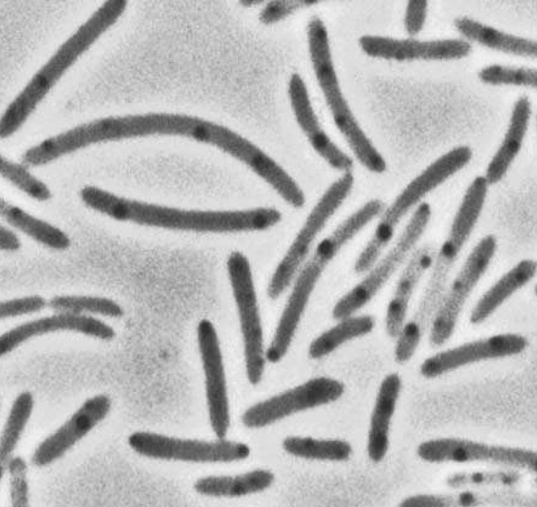
#> input picture bacteria.png, 537 x 507 px
$ jupyter execute --allow-errors Scipy.ipynb
#> lines starting #> are read from the running program, lines starting #| are printed output that depends on the picture; after the words box and inside, x2 and y2 are one past the last pixel; in counts of white or black regions, pixels touching at a corner belong together
[cell 1]
import numpy as np
import pandas as pd
import matplotlib.pyplot as plt
import scipy as sp

## Interpolation
#### Résolution du problème de données manquantes dont la recolte de données se fait par deux capteurs mais de fréquence d'acquisition différente, un  collecte les données toutes les sécondes et l'autre après 3 secondes

[cell 2]
# x matrice contenant 10 élements entre 0 et 10
x = np.linspace(0, 10, 10)
# y est le carré de x
y = x**2

plt.figure(figsize=(8, 6))
plt.scatter(x, y)
plt.show()

[cell 3]
# Interpoler : placer plus de points entre nos différents points bleus.

# interp1d va générer une fonction d'interpolation
from scipy.interpolate import interp1d

[cell 4]
# Donner les données qui doivent être interpolées et le type d'interpolation que l'on veut
# Par défaut, le type d'interpolation est linéaire donc pas besoin de préciser une interpolatin linéaire
f = interp1d(x, y)

# Nouvelles données
new_data = np.linspace(0, 10, 20)
# Assigner les nouvelles données à la fonction d'interpolation
result = f(new_data)

[cell 5]
# Remplissage ou Interpolation proprement dite
plt.figure(figsize=(8, 6))
# Anciennes données
plt.scatter(x, y, label="Data")
# Insertion de nouvelles données interpolées
plt.scatter(new_data, result, c="y", label="New Data")
plt.legend()
plt.show()

[cell 6]
# x matrice contenant 10 élements entre 0 et 10
x = np.linspace(0, 10, 20)
# y est le carré de x
y = np.sin(x)

plt.figure(figsize=(8, 6))
plt.scatter(x, y)
plt.show()

## Avec la figure ci-dessus, il faut completement changer le type d'interpolation

[cell 7]
# Donner les données qui doivent être interpolées et le type d'interpolation que l'on veut
f = interp1d(x, y, kind="cubic")

# Nouvelles données
new_data = np.linspace(0, 10, 50)
# Assigner les nouvelles données à la fonction d'interpolation
result = f(new_data)

[cell 8]
# Remplissage ou Interpolation proprement dite
plt.figure(figsize=(8, 6))
# Anciennes données
plt.scatter(x, y, label="Data")
# Insertion de nouvelles données interpolées
plt.scatter(new_data, result, c="y", label="New Data")
plt.legend()
plt.show()

# Optimisation
#### L'optimisation fait souvent réference aux problèmes de minimisation

[cell 9]
# Une matrice de 100 élements entre 0 et 2
x = np.linspace(0, 2, 100)
# Un polynome de degré 3
y = 1/3 * x**3 - 3/5 * x**2 + 2 + np.random.randn(x.shape[0])/20

[cell 10]
# Création d'une figure
plt.figure(figsize=(8, 6))
plt.scatter(x, y)
plt.show()

### Le but est dévolpper un modèle stat qui entre parfaitement dans le nuage de points

##  Fonction curve_fit()
#### Cette technique utilise la méthode des moindre carrés pour trouver les meilleurs paramètres d'un modèle f

[cell 11]
# Création du modèle sur lequel se basera curve_fit
def f(x, a, b, c, d):

    # Une fonction de degré 3
    return a * x**3 + b * x**2 + c * x + d

[cell 12]
# Importer le modèle d'optimisation
from scipy import optimize

[cell 13]
# Donner ce modèle(cette foncion) à la fonction curve_fit ainsi que les données de notre dataset
# Cette fonction nous renvoie deux matrices l'une des paramètres a, b, c et d
# et l'autre, une matrice de covariance de ces paramètres
params, cov_param = optimize.curve_fit(f, x, y)

[cell 14]
# Visualisation
plt.figure(figsize=(10, 8))
plt.scatter(x, y, label="nuage de points")
plt.plot(x, f(x, params[0], params[1], params[2], params[3]), label="model statistique", c="y", lw=3)
plt.legend()
plt.show()
#> figure, not shown here; curve peaks at x = 2, y = 2.31

## Minimisation
### optimize.minimize()
#### Cette fonction permet de minimiser toutes les fonctions mathématiques

[cell 15]
# Définir un modèle
def f(x):

    return x**2 + 15*np.sin(x)

[cell 16]
# Une matrice de 100 éléments allant de -10 à 10
x = np.linspace(-10, 10, 100)
#sin_x = np.sin(x)
#sin_x*15

[cell 17]
plt.figure(figsize=(10, 8))
plt.plot(x, f(x))
plt.show()
#> figure, not shown here; curve peaks at x = -10, y = 108.2

## TROUVER LE MINIMUM SUR UN GRAPHIQUE EN 1D

### Ici le but est de trouver le minimum de la fonction ci-dessus, il faut rappeller que nous pouvons avoir un ou +plusieurs minimun localaux mais ici le but est d'atteindre le minimun global de la fonction reprsentée ci-dessus

[cell 18]
# Appliquer la fonction minimize() ayant pour point de départ avant le tout 1er local minimum
optimize.minimize(f, x0=-9)

[cell 19]
## D'après les infos que nous retourne cette fonction, la valeur du minimum est x: array([-6.73789934])
# Mais on peut clairement voir que cela represente le minimum local, or ce qui nous intéresse c'est le
# minimum global donc, il faut soit changer l'algo ou le point de départ afin d'arriver là

# Changement de point de depart
x0 = -5 # un seul point de depart car on est en 1D
result = optimize.minimize(f, x0=x0).x # Trouver la valeur du minimum global et l'assigner au résultat

[cell 20]
# Affichage
plt.figure(figsize=(10, 8))
# x en fonction de f(x)
plt.plot(x, f(x), lw=3, zorder=-1)
# x0 en fontion de f(x0)
plt.scatter(x0, f(x0), s=200, marker="+", c="g", zorder=1, label="point de départ")
# resultat en fonction de f(resultat)
plt.scatter(result, f(result), s=100, c="r", zorder=1, label="minimum global")
plt.legend()
plt.show()
#> figure, not shown here; curve peaks at x = -10, y = 108.2

## MINIMUM SUR GRAPHIQUE EN 2D

[cell 21]
# Définfition d'une fonction
def f(x):

    return np.sin(x[0]) + np.cos(x[0] + x[1]) * np.cos(x[0])

[cell 22]
# Deux matrices de 100 éléments allant de -3 à 3
x = np.linspace(-3, 3, 100)
y = np.linspace(-3, 3, 100)

x, y = np.meshgrid(x, y)

# le point de depart x0 en 2D
x0 = np.zeros((2, 1))

# Passer le point x0 sur la fonction minimize() en enregistrant dans une variable result la valeur du paramètre x
#> (the rest of this cell did not finish here and is left out)

[cell 23]
# Création de la figure(feuille de travail)
plt.figure(figsize=(10, 8))
plt.contour(x, y, f(np.array([x, y])), 20)

# Visualiser le point x0
plt.scatter(x0[0], x0[1], marker="+", c="r", s=200)

# Afficher le minimum globale
#> (the rest of this cell did not finish here and is left out)

# Traitemen de signal

[cell 24]
x = np.linspace(0, 20, 100)
y = x + 4 * np.sin(x) + np.random.randn(x.shape[0])

plt.figure(figsize=(8, 6))
# Affichage de x en fonction de y
plt.plot(x, y)
plt.show()
#> figure, not shown here; curve peaks at x = 19.8, y = 25.21

[cell 25]
from scipy import signal

[cell 26]
# Cette fonction permet d'éliminer toute tendance linéaire que l'on aura dans un signal
new_y = signal.detrend(y)

[cell 27]
# Réafficher pour comparer le signal original et le nouveau
plt.figure(figsize=(8, 6))
plt.plot(x, y, label="signal original")
plt.plot(x, new_y, label="nouveau signal")
plt.legend()
plt.show()
#> figure, not shown here; curve peaks at x = 19.8, y = 25.21; curve peaks at x = 19.8, y = 6.18

### La transformation de Fourier
#### C'est une technique Mathématique qui permet d'extraire et d'analyser les fréquences présentes dans un signal périodique

[cell 28]
# Une matrice de 1000 éléments allant de 0 à 30
x = np.linspace(0, 30, 1000)
y = 3 * np.sin(x) + 2 * np.sin(5*x) + np.sin(10*x)

# Affichage
plt.figure(figsize=(10, 8))
# x en fonction de y
plt.plot(x, y)
plt.show()
#> figure, not shown here; curve peaks at x = 1.47, y = 5.58

[cell 29]
from scipy import fftpack

[cell 30]
# Créer une instance de fftpack du signal y
fourier = fftpack.fft(y)
# Créer une instance de fftpack contenant le nombre d'élément que l'on dans y, cet nombre est une fréquence
frequences = fftpack.fftfreq(y.size)

# Affichage avant filtrage
plt.figure(figsize=(8, 6))
plt.plot(frequences, fourier)
plt.show()

[cell 31]
# Le spectre ci-dessus contient aussi des valeurs négatives, il va falloir le filtrer
# Filtrage du signal en ne prennant que des valeurs positives
power_four = np.abs(fourier)
power_freq = np.abs(frequences)

# Affichage après filtrage
plt.figure(figsize=(8, 6))
plt.plot(power_freq, power_four)
plt.show()

### Transformation de Fourier inverse pour revenir au signal original

[cell 32]
# Une matrice de 1000 éléments allant de 0 à 30
x = np.linspace(0, 30, 1000)
y = 3 * np.sin(x) + 2 * np.sin(5*x) + np.sin(10*x) + np.random.random(x.shape[0]) * 10

# Affichage
plt.figure(figsize=(10, 8))
# x en fonction de y
plt.plot(x, y)
plt.show()
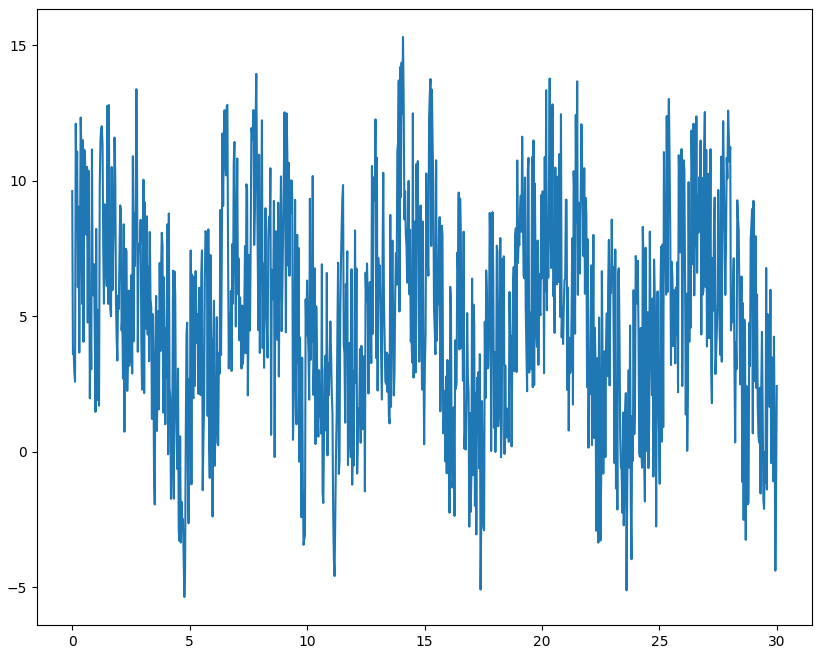
#> figure drawn by matplotlib, 1 panel; curve peaks at x = 14.08, y = 15.31

[cell 33]
# Type de spectre que l'on peut avoir
fourier = fftpack.fft(y)

# Eliminer les valeurs négatives
power = np.abs(fourier)
# Créer une instance de fftpack contenant le nombre d'élément que l'on dans y, cet nombre est une fréquence
frequences = fftpack.fftfreq(y.size)

# Affichage avant filtrage
plt.figure(figsize=(8, 6))
plt.plot(np.abs(frequences), power)
plt.show()

### Filtrage du spectre

[cell 34]
# Prendre toutes les valeurs inférieures à un seuil et les mettre à 0
fourier[power < 400] = 0

[cell 35]
plt.figure(figsize=(8, 6))
plt.plot(np.abs(frequences), np.abs(fourier))
plt.show()
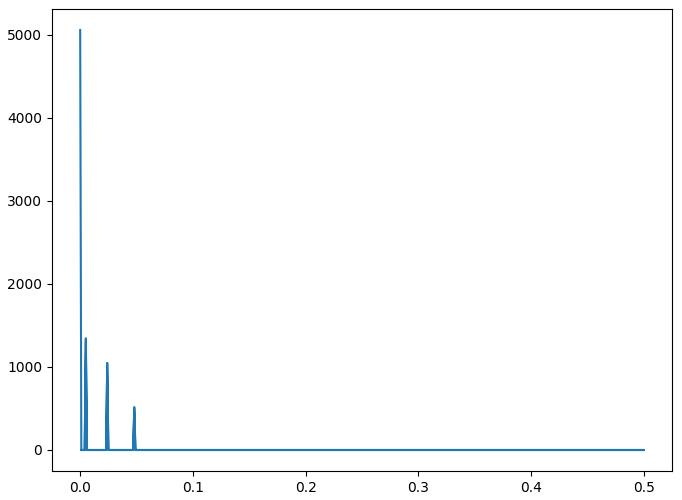
#> figure drawn by matplotlib, 1 panel

[cell 36]
# Application de la transformation de fourier inverse sur le spectre ci-dessus
signal_filtre = fftpack.ifft(fourier)

[cell 37]
# Affichage après filtrage
plt.figure(figsize=(10, 8))
plt.plot(x, y, lw=0.5, label="non filtré")
plt.plot(x, signal_filtre, lw=3, label="filtré")
plt.legend()
plt.show()
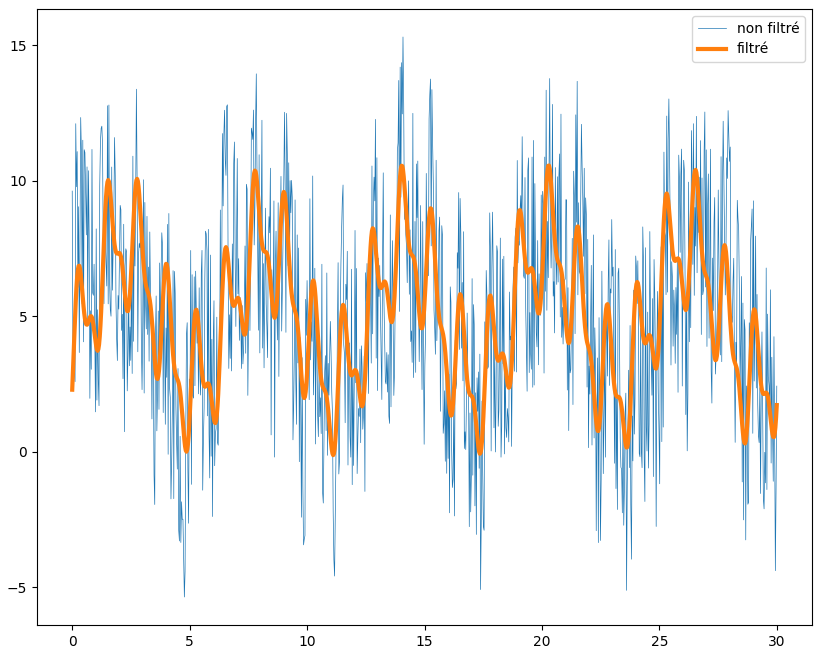
#> figure drawn by matplotlib, 1 panel; curve peaks at x = 14.08, y = 15.31; curve peaks at x = 20.3, y = 10.56

# nd image - Traitement d'images

## Morphology
### Technique qui permet de transformer les matrices
### 2 Types d'opérations en morphology :
   - **Dilatation : Imprimer des pixels**
   - **Erosion : Effacer des pixels**

[cell 38]
from scipy import ndimage

[cell 39]
# Fixer les valeurs
np.random.seed(0)
# création de l'image
X = np.zeros((32, 32))
X[10:-10, 10:-10] = 1
X[np.random.randint(0, 32, 30), np.random.randint(0, 32, 30)] = 1

# Affichage de l'image
plt.figure(figsize=(8, 6))
plt.imshow(X)
plt.show()
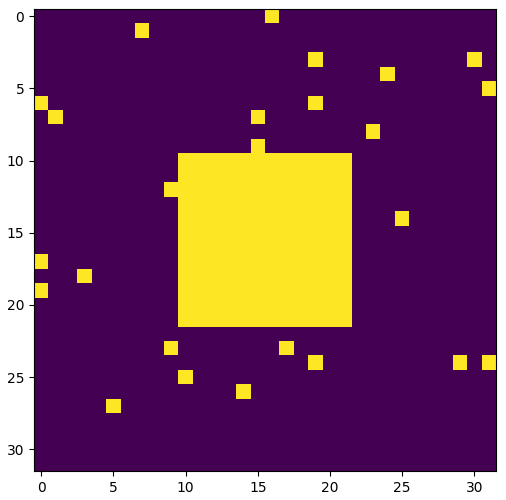
#> figure drawn by matplotlib, 1 panel

[cell 40]
# Combinaison entre dilation et érosion
open_x = ndimage.binary_opening(X)

# Affichage
plt.figure(figsize=(8, 6))
plt.imshow(open_x)
plt.show()
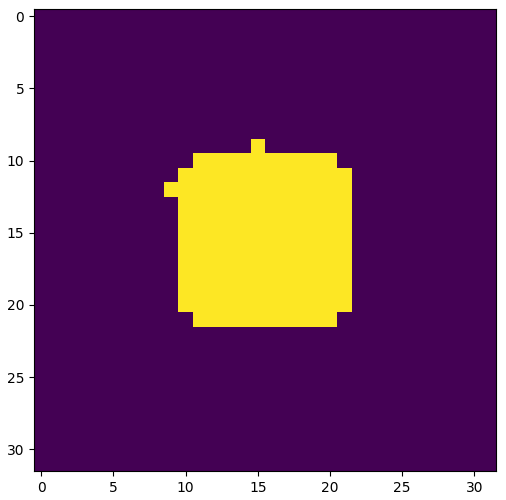
#> figure drawn by matplotlib, 1 panel

# Cas pratique

[cell 41]
image = plt.imread("bacteria.png")
#> image is the input picture: shape (507, 537, 3) float32; min 0.169, max 0.957, mean 0.714
image = image[:, :, 0]
#> image: shape (507, 537) float32
plt.figure(figsize=(8, 6))
plt.imshow(image, cmap="gray")
plt.show()
image.shape
#> Out = (507, 537)

### 1. Extraire les bacteries de l'arrière plan

[cell 42]
image_2 = np.copy(image)
plt.hist(image_2.ravel(), bins=255)
plt.show()
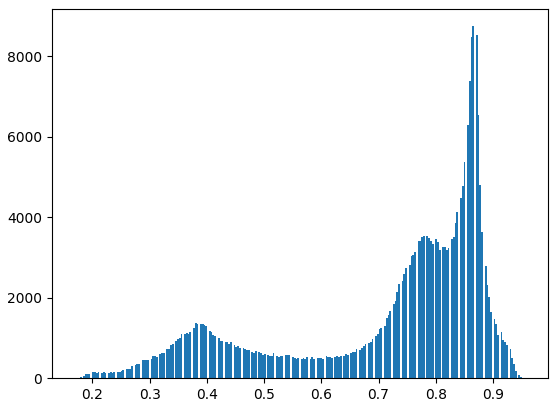
#> figure drawn by matplotlib, 1 panel; tallest bar 8742 high, from x = 0.864 to 0.867

[cell 43]
image = image < 0.6
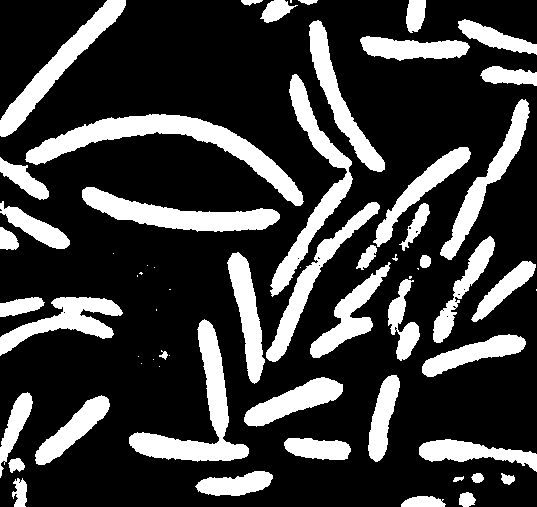
#> image: shape (507, 537) bool; 24% white; 63 white regions (18 under 20 px), largest, box (x1, y1, x2, y2) and area: (25, 114, 304, 206) 5741, (129, 319, 249, 462) 4297, (82, 187, 280, 232) 3820
image

[cell 44]
open_image = ndimage.binary_opening(image)
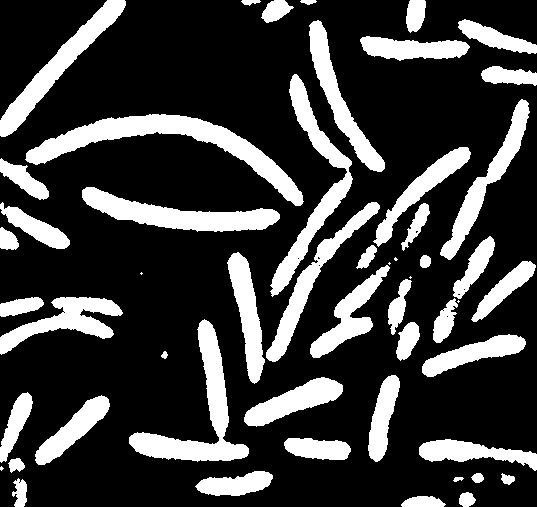
#> open_image: shape (507, 537) bool; 23.9% white; 53 white regions (6 under 20 px), largest, box (x1, y1, x2, y2) and area: (25, 114, 304, 206) 5733, (129, 319, 249, 462) 4295, (82, 187, 280, 232) 3820

# Affichage
plt.figure(figsize=(8, 6))
plt.imshow(open_image)
plt.show()

[cell 45]
# Segmenter l'image pour ensuite mettre etiqueter chaque bacterie
label_image, n_labels = ndimage.label(open_image)
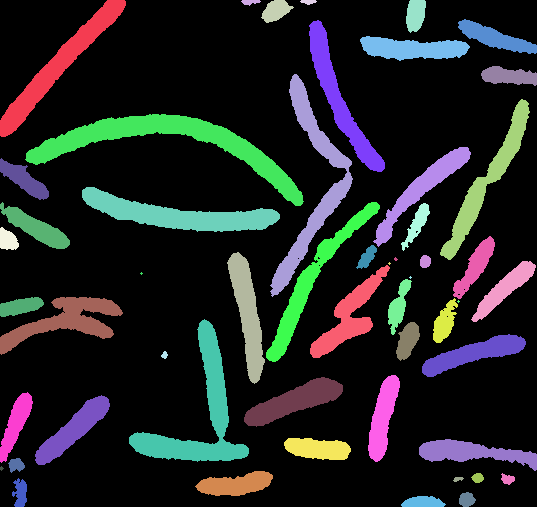
#> label_image: shape (507, 537) int32; 54 distinct labels, from 0 to 53; one colour per label, 0 black
#> n_labels = 53
print(n_labels)
#| 53

[cell 46]
plt.imshow(label_image)
plt.show()

[cell 47]
sizes = ndimage.sum(open_image, label_image, range(n_labels))
#> sizes = 53 values, max 5733 at index 12, min 0 at index 0, mean 1219.6

[cell 48]
sizes
#> Out has the same summary as sizes

[cell 49]
# Afficher toute cette taille à l'écran
plt.figure(figsize=(10, 8))
plt.scatter(range(n_labels), sizes, c="orange")
plt.show()
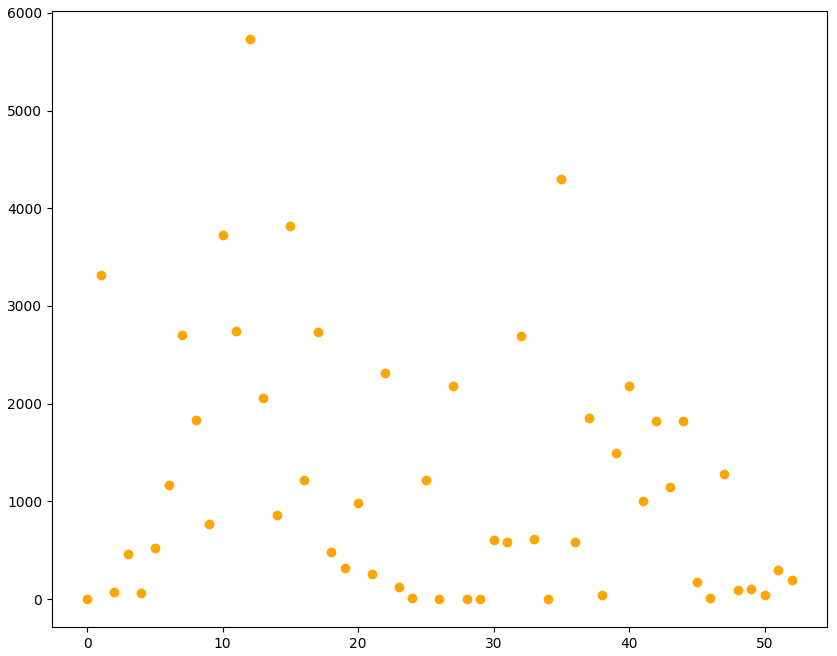
#> figure drawn by matplotlib, 1 panel
